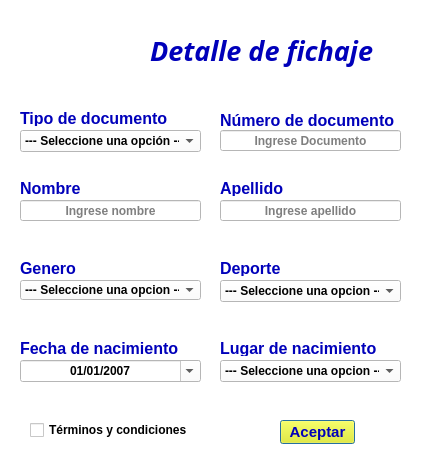
<?xml version="1.0" encoding="UTF-8"?>
<ui version="4.0">
 <class>RegistroDeFichaje</class>
 <widget class="QDialog" name="RegistroDeFichaje">
  <property name="windowModality">
   <enum>Qt::ApplicationModal</enum>
  </property>
  <property name="geometry">
   <rect>
    <x>0</x>
    <y>0</y>
    <width>426</width>
    <height>473</height>
   </rect>
  </property>
  <property name="font">
   <font>
    <pointsize>12</pointsize>
    <bold>true</bold>
   </font>
  </property>
  <property name="windowTitle">
   <string>Registro de fichaje</string>
  </property>
  <property name="styleSheet">
   <string notr="true">background-color: rgb(255, 255, 255);</string>
  </property>
  <widget class="QLabel" name="label">
   <property name="geometry">
    <rect>
     <x>40</x>
     <y>10</y>
     <width>71</width>
     <height>71</height>
    </rect>
   </property>
   <property name="autoFillBackground">
    <bool>false</bool>
   </property>
   <property name="text">
    <string/>
   </property>
   <property name="pixmap">
    <pixmap resource="imagenes.qrc">:/boca/Escudo_del_Club_Atlético_Boca_Juniors.svg.png</pixmap>
   </property>
   <property name="scaledContents">
    <bool>true</bool>
   </property>
   <property name="wordWrap">
    <bool>false</bool>
   </property>
  </widget>
  <widget class="QLabel" name="label_3">
   <property name="geometry">
    <rect>
     <x>150</x>
     <y>30</y>
     <width>251</width>
     <height>41</height>
    </rect>
   </property>
   <property name="font">
    <font>
     <family>Sitka Small Semibold</family>
     <pointsize>20</pointsize>
     <italic>true</italic>
     <bold>true</bold>
    </font>
   </property>
   <property name="styleSheet">
    <string notr="true">color: rgb(0, 0, 186);</string>
   </property>
   <property name="text">
    <string>Detalle de fichaje</string>
   </property>
  </widget>
  <widget class="QLabel" name="label_4">
   <property name="geometry">
    <rect>
     <x>20</x>
     <y>110</y>
     <width>251</width>
     <height>16</height>
    </rect>
   </property>
   <property name="styleSheet">
    <string notr="true">color: rgb(0, 0, 186);</string>
   </property>
   <property name="text">
    <string>Tipo de documento</string>
   </property>
  </widget>
  <widget class="QComboBox" name="boxDocumento">
   <property name="geometry">
    <rect>
     <x>20</x>
     <y>130</y>
     <width>181</width>
     <height>22</height>
    </rect>
   </property>
   <property name="font">
    <font>
     <pointsize>9</pointsize>
     <bold>true</bold>
    </font>
   </property>
   <item>
    <property name="text">
     <string>--- Seleccione una opción ---</string>
    </property>
   </item>
   <item>
    <property name="text">
     <string>DNI</string>
    </property>
   </item>
   <item>
    <property name="text">
     <string>CI</string>
    </property>
   </item>
  </widget>
  <widget class="QLabel" name="label_5">
   <property name="geometry">
    <rect>
     <x>220</x>
     <y>110</y>
     <width>261</width>
     <height>20</height>
    </rect>
   </property>
   <property name="styleSheet">
    <string notr="true">color: rgb(0, 0, 186);</string>
   </property>
   <property name="text">
    <string>Número de documento</string>
   </property>
   <property name="alignment">
    <set>Qt::AlignLeading|Qt::AlignLeft|Qt::AlignVCenter</set>
   </property>
  </widget>
  <widget class="QLineEdit" name="txtDocumento">
   <property name="geometry">
    <rect>
     <x>220</x>
     <y>130</y>
     <width>181</width>
     <height>21</height>
    </rect>
   </property>
   <property name="font">
    <font>
     <pointsize>9</pointsize>
     <bold>true</bold>
    </font>
   </property>
   <property name="alignment">
    <set>Qt::AlignCenter</set>
   </property>
   <property name="placeholderText">
    <string>Ingrese Documento</string>
   </property>
  </widget>
  <widget class="QCheckBox" name="checkTerminos">
   <property name="geometry">
    <rect>
     <x>30</x>
     <y>420</y>
     <width>171</width>
     <height>20</height>
    </rect>
   </property>
   <property name="font">
    <font>
     <pointsize>9</pointsize>
     <bold>true</bold>
    </font>
   </property>
   <property name="text">
    <string>Términos y condiciones</string>
   </property>
  </widget>
  <widget class="QPushButton" name="btnAceptar">
   <property name="geometry">
    <rect>
     <x>280</x>
     <y>420</y>
     <width>75</width>
     <height>24</height>
    </rect>
   </property>
   <property name="font">
    <font>
     <pointsize>11</pointsize>
     <bold>true</bold>
    </font>
   </property>
   <property name="cursor">
    <cursorShape>PointingHandCursor</cursorShape>
   </property>
   <property name="styleSheet">
    <string notr="true">background-color: rgb(245, 245, 0);
color: rgb(0, 0, 186);</string>
   </property>
   <property name="text">
    <string>Aceptar</string>
   </property>
  </widget>
  <widget class="QLabel" name="label_8">
   <property name="geometry">
    <rect>
     <x>20</x>
     <y>180</y>
     <width>251</width>
     <height>16</height>
    </rect>
   </property>
   <property name="styleSheet">
    <string notr="true">color: rgb(0, 0, 186);</string>
   </property>
   <property name="text">
    <string>Nombre</string>
   </property>
  </widget>
  <widget class="QLineEdit" name="txtApellido">
   <property name="geometry">
    <rect>
     <x>220</x>
     <y>200</y>
     <width>181</width>
     <height>21</height>
    </rect>
   </property>
   <property name="font">
    <font>
     <pointsize>9</pointsize>
     <bold>true</bold>
    </font>
   </property>
   <property name="alignment">
    <set>Qt::AlignCenter</set>
   </property>
   <property name="placeholderText">
    <string>Ingrese apellido</string>
   </property>
  </widget>
  <widget class="QLineEdit" name="txtNombre">
   <property name="geometry">
    <rect>
     <x>20</x>
     <y>200</y>
     <width>181</width>
     <height>21</height>
    </rect>
   </property>
   <property name="font">
    <font>
     <pointsize>9</pointsize>
     <bold>true</bold>
    </font>
   </property>
   <property name="alignment">
    <set>Qt::AlignCenter</set>
   </property>
   <property name="placeholderText">
    <string>Ingrese nombre</string>
   </property>
  </widget>
  <widget class="QLabel" name="label_9">
   <property name="geometry">
    <rect>
     <x>220</x>
     <y>180</y>
     <width>251</width>
     <height>16</height>
    </rect>
   </property>
   <property name="styleSheet">
    <string notr="true">color: rgb(0, 0, 186);</string>
   </property>
   <property name="text">
    <string>Apellido</string>
   </property>
  </widget>
  <widget class="QLabel" name="label_10">
   <property name="geometry">
    <rect>
     <x>20</x>
     <y>260</y>
     <width>251</width>
     <height>16</height>
    </rect>
   </property>
   <property name="styleSheet">
    <string notr="true">color: rgb(0, 0, 186);</string>
   </property>
   <property name="text">
    <string>Genero</string>
   </property>
  </widget>
  <widget class="QLabel" name="label_11">
   <property name="geometry">
    <rect>
     <x>220</x>
     <y>260</y>
     <width>251</width>
     <height>16</height>
    </rect>
   </property>
   <property name="styleSheet">
    <string notr="true">color: rgb(0, 0, 186);</string>
   </property>
   <property name="text">
    <string>Deporte</string>
   </property>
   <property name="alignment">
    <set>Qt::AlignLeading|Qt::AlignLeft|Qt::AlignVCenter</set>
   </property>
  </widget>
  <widget class="QComboBox" name="boxGenero">
   <property name="geometry">
    <rect>
     <x>20</x>
     <y>280</y>
     <width>181</width>
     <height>20</height>
    </rect>
   </property>
   <property name="font">
    <font>
     <pointsize>9</pointsize>
     <bold>true</bold>
    </font>
   </property>
   <item>
    <property name="text">
     <string>--- Seleccione una opcion ---</string>
    </property>
   </item>
   <item>
    <property name="text">
     <string>Masculino</string>
    </property>
   </item>
   <item>
    <property name="text">
     <string>Femenino</string>
    </property>
   </item>
   <item>
    <property name="text">
     <string>Otro</string>
    </property>
   </item>
  </widget>
  <widget class="QComboBox" name="boxDeporte">
   <property name="geometry">
    <rect>
     <x>220</x>
     <y>280</y>
     <width>181</width>
     <height>22</height>
    </rect>
   </property>
   <property name="font">
    <font>
     <pointsize>9</pointsize>
     <bold>true</bold>
    </font>
   </property>
   <property name="currentText">
    <string>--- Seleccione una opcion ---</string>
   </property>
   <item>
    <property name="text">
     <string>--- Seleccione una opcion ---</string>
    </property>
   </item>
   <item>
    <property name="text">
     <string>Futbol</string>
    </property>
   </item>
   <item>
    <property name="text">
     <string>Basket</string>
    </property>
   </item>
   <item>
    <property name="text">
     <string>Handball</string>
    </property>
   </item>
   <item>
    <property name="text">
     <string>Volley</string>
    </property>
   </item>
   <item>
    <property name="text">
     <string>Futsal</string>
    </property>
   </item>
  </widget>
  <widget class="QDateEdit" name="txtFecha">
   <property name="geometry">
    <rect>
     <x>20</x>
     <y>360</y>
     <width>181</width>
     <height>22</height>
    </rect>
   </property>
   <property name="font">
    <font>
     <pointsize>9</pointsize>
     <bold>true</bold>
    </font>
   </property>
   <property name="alignment">
    <set>Qt::AlignCenter</set>
   </property>
   <property name="dateTime">
    <datetime>
     <hour>0</hour>
     <minute>0</minute>
     <second>0</second>
     <year>2007</year>
     <month>1</month>
     <day>1</day>
    </datetime>
   </property>
   <property name="maximumDate">
    <date>
     <year>2025</year>
     <month>12</month>
     <day>31</day>
    </date>
   </property>
   <property name="minimumDate">
    <date>
     <year>1962</year>
     <month>9</month>
     <day>14</day>
    </date>
   </property>
   <property name="displayFormat">
    <string>dd/MM/yyyy</string>
   </property>
   <property name="calendarPopup">
    <bool>true</bool>
   </property>
  </widget>
  <widget class="QLabel" name="label_12">
   <property name="geometry">
    <rect>
     <x>20</x>
     <y>340</y>
     <width>251</width>
     <height>16</height>
    </rect>
   </property>
   <property name="styleSheet">
    <string notr="true">color: rgb(0, 0, 186);</string>
   </property>
   <property name="text">
    <string>Fecha de nacimiento</string>
   </property>
  </widget>
  <widget class="QComboBox" name="boxPais">
   <property name="geometry">
    <rect>
     <x>220</x>
     <y>360</y>
     <width>181</width>
     <height>22</height>
    </rect>
   </property>
   <property name="font">
    <font>
     <pointsize>9</pointsize>
     <bold>true</bold>
    </font>
   </property>
   <item>
    <property name="text">
     <string>--- Seleccione una opcion ---</string>
    </property>
   </item>
  </widget>
  <widget class="QLabel" name="label_14">
   <property name="geometry">
    <rect>
     <x>220</x>
     <y>340</y>
     <width>251</width>
     <height>16</height>
    </rect>
   </property>
   <property name="styleSheet">
    <string notr="true">color: rgb(0, 0, 186);</string>
   </property>
   <property name="text">
    <string>Lugar de nacimiento</string>
   </property>
   <property name="alignment">
    <set>Qt::AlignLeading|Qt::AlignLeft|Qt::AlignVCenter</set>
   </property>
  </widget>
 </widget>
 <resources>
  <include location="imagenes.qrc"/>
 </resources>
 <connections/>
</ui>
